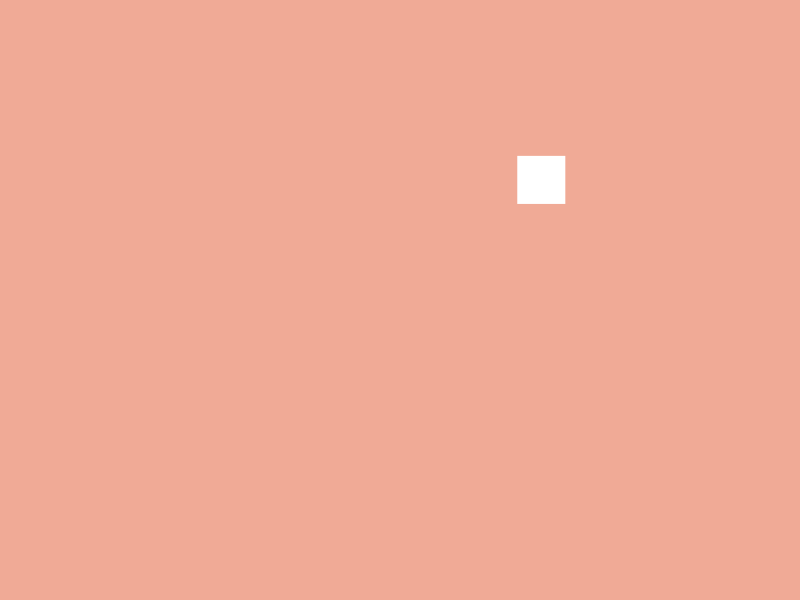
Frame 1 (no input)
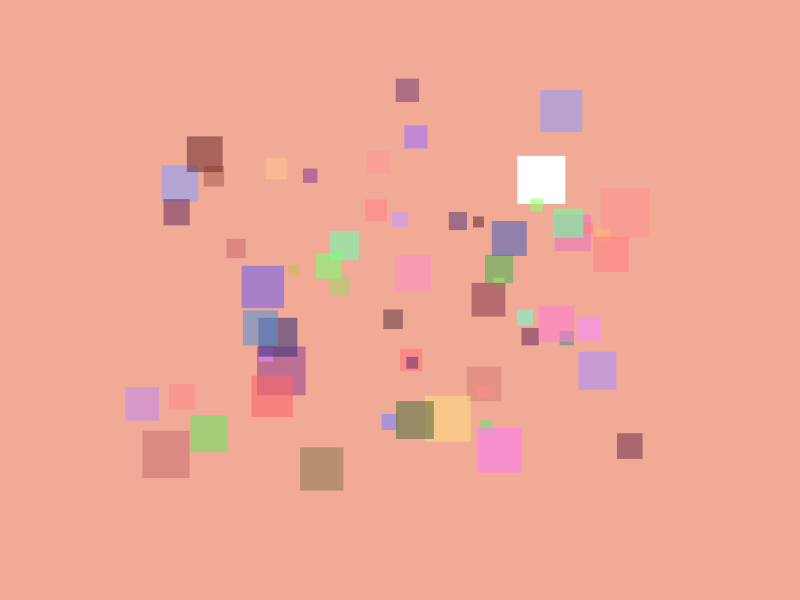
Frame 60 (the mouse pressed at the canvas centre just before this capture)
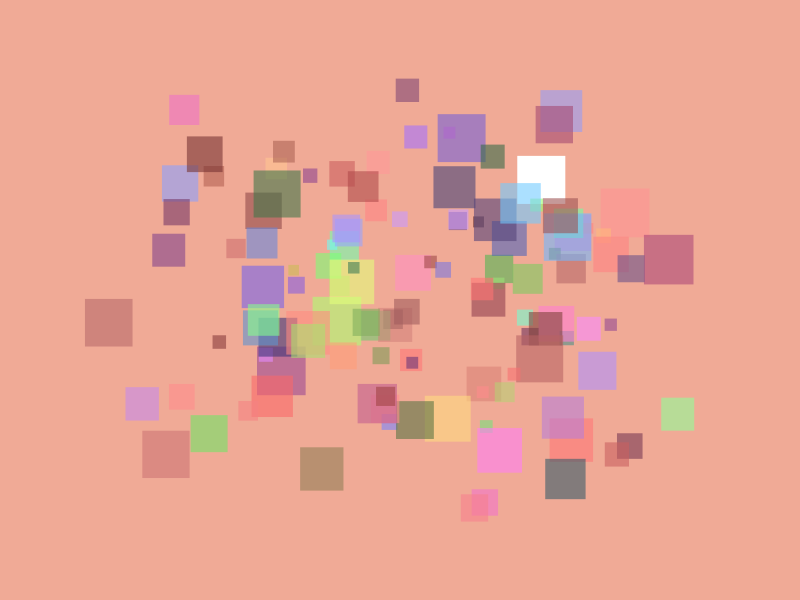
Frame 120 (the mouse held since frame 60 and released just before this capture)

The Processing sketch that drew these frames (run headless with seeded random() and noise(); from frame 60 on, the mouse is pressed at the canvas centre):

// Processing sketch: dylan_delaney_assignment_3
// ── dylan_delaney_assignment_3.pde
//Dylan Delaney Assignment 3 4/20/20
// "digital random confetti for those whose birthdays in quarantine"
//press space to add white confetti
//enjoy and enter the void!!

float x, y; //position of coordinates
float noisePosX, noisePosY; // pos of noise value.


void setup() {
  size(800, 600); //make a box 
  x=random(0, width); //x is a random number between 0 and width
  y=random(0, height); //y is a random number between 0 and height

  //frameRate(2);

  noisePosX = 0; // set noise position of x to 0
  noisePosY = 100;// set noise position of y to 100


  background(240, 170, 150); //make background pink
}




void draw() {
  colorMode(HSB); // color mode hue sat brightness
  noStroke(); //no stroke
  square(x, y, random(10, 50)); // put a square of a random size between 10,50 at x and y
  fill(random(0, 360), random(100, 150), random(100, 360), 150); //fill circle with a random color between my set variables of hsb
  if (keyPressed) { // is key pressed?
fill(10,0,360, 150); //if so fill circle with white
  
  
 
}

float m =noise(noisePosX); //make a variable for the noise position of x
float n =noise(noisePosY);//make a variable for the noise position of x


x=map(m, 0, 1, 0, width); //make a map of all the numbers for x, between 0 and width
y=map(n, 0, 1, 0, height);// make a map of all the numbers for y, between 0 and width



noisePosX += 7;//add 7 to noise position of x every frame
noisePosY += 7; //add 7 to noise position of y every frame

}
